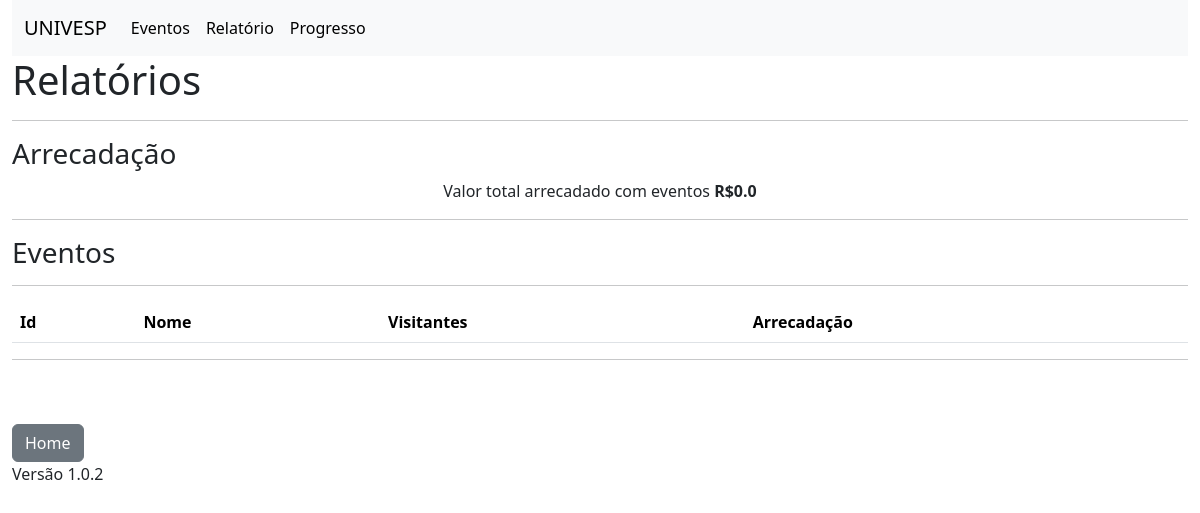
Page /relatorio on the earlier database version.
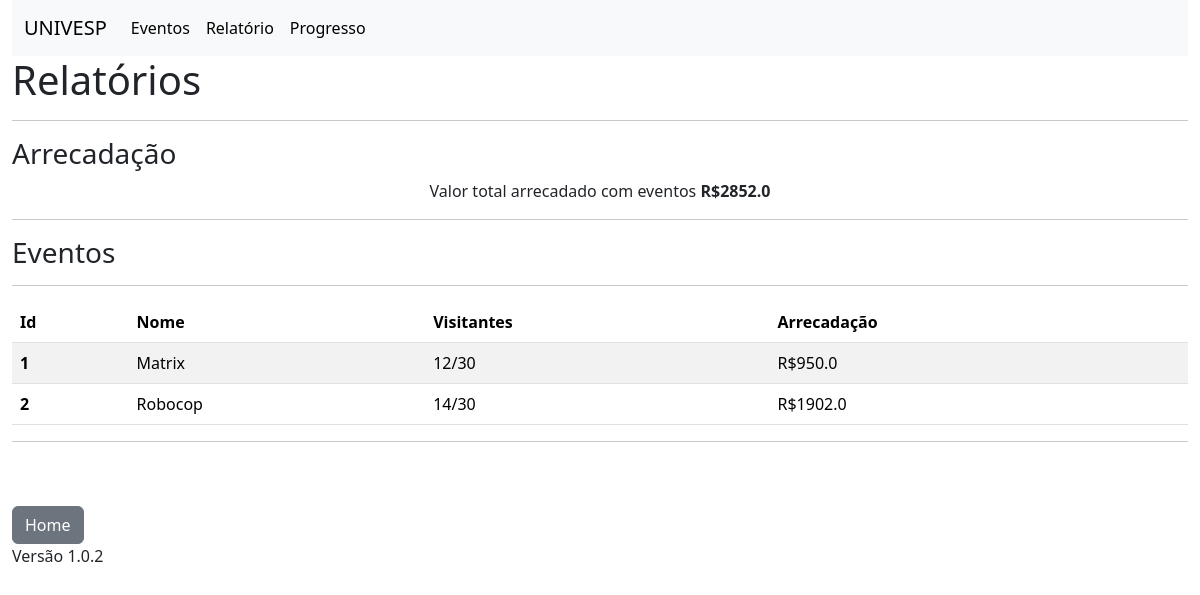
Same page on the later database version.
### models.py (models this page shows, shortened)
class Evento(db.Model):
    __tablename__ = 'eventos'
    id = db.Column(db.Integer, primary_key=True)
    nome = db.Column(db.String(100))
    descricao = db.Column(db.String(256))
    data = db.Column(db.String(10))
    hora_inicio = db.Column(db.String(5))
    lotacao = db.Column(db.Integer)
    arrecadacao = db.Column(db.Float)
    assentos = db.relationship('Assento', back_populates='evento', cascade="all, delete")
    usuario_id = db.Column(db.Integer, db.ForeignKey('usuarios.id'))
    usuario = db.relationship('Usuario', back_populates='eventos')
    clientes = db.relationship('Cliente',
                               secondary=Cliente_Evento.__table__,
                               back_populates='eventos')

### routes.py (the view)
@app.route('/relatorio')
def relatorio():
    eventos = Evento.query.all()
    total = 0.0
    publico = dados.CADEIRAS* len(dados.FILEIRA)
    for e in eventos:
        total += e.arrecadacao
    return render_template('relatorio.html', eventos=eventos, total=total, publico=publico)

### templates/relatorio.html
{% extends 'base.html' %}
{% block conteudo %}
<h1>Relatórios</h1>
<hr>
<h3>Arrecadação</h3>
<p align="center">Valor total arrecadado com eventos <b>R${{total}}</b></p>
<hr>
<h3>Eventos</h3>
<hr>
<table class="table table-striped">
    <thead>
      <tr>
        <th scope="col">Id</th>
        <th scope="col">Nome</th>
        <th scope="col">Visitantes</th>
        <th scope="col">Arrecadação</th>
      </tr>
    </thead>
    <tbody>
      {% for e in eventos %}
      <tr>
        <th scope="row">{{e.id}}</th>
        <td>{{e.nome}}</td>
        <td>{{e.lotacao}}/{{publico}}</td>
        <td>R${{e.arrecadacao}}</td>
      </tr>
      {% endfor %}
    </tbody>
  </table>
{% endblock %}

Differences in the rows shown:
added Evento: id "1", nome "Matrix", lotacao "12", publico "30", arrecadacao "950.0"
added Evento: id "2", nome "Robocop", lotacao "14", publico "30", arrecadacao "1902.0"
Other differences:
{{ total }}: "0.0" → "2852.0"
